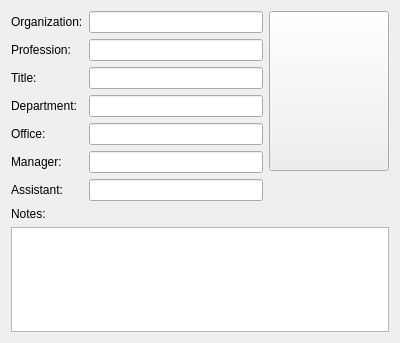
<?xml version="1.0" encoding="UTF-8"?>
<ui version="4.0">
 <class>EditorBusiness</class>
 <widget class="QWidget" name="EditorBusiness">
  <property name="geometry">
   <rect>
    <x>0</x>
    <y>0</y>
    <width>400</width>
    <height>343</height>
   </rect>
  </property>
  <property name="windowTitle">
   <string>Form</string>
  </property>
  <layout class="QVBoxLayout" name="verticalLayout">
   <item>
    <layout class="QGridLayout" name="gridLayout">
     <item row="0" column="0" rowspan="2">
      <layout class="QFormLayout" name="formLayout">
       <property name="labelAlignment">
        <set>Qt::AlignLeading|Qt::AlignLeft|Qt::AlignVCenter</set>
       </property>
       <item row="0" column="0">
        <widget class="QLabel" name="organizationLabel">
         <property name="text">
          <string>Organization:</string>
         </property>
        </widget>
       </item>
       <item row="0" column="1">
        <widget class="QLineEdit" name="organizationLineEdit"/>
       </item>
       <item row="1" column="0">
        <widget class="QLabel" name="professionLabel">
         <property name="text">
          <string>Profession:</string>
         </property>
        </widget>
       </item>
       <item row="1" column="1">
        <widget class="QLineEdit" name="professionLineEdit"/>
       </item>
       <item row="2" column="0">
        <widget class="QLabel" name="titleLabel">
         <property name="text">
          <string>Title:</string>
         </property>
        </widget>
       </item>
       <item row="2" column="1">
        <widget class="QLineEdit" name="titleLineEdit"/>
       </item>
       <item row="3" column="0">
        <widget class="QLabel" name="departmentLabel">
         <property name="text">
          <string>Department:</string>
         </property>
        </widget>
       </item>
       <item row="3" column="1">
        <widget class="QLineEdit" name="departmentLineEdit"/>
       </item>
       <item row="4" column="0">
        <widget class="QLabel" name="officeLabel">
         <property name="text">
          <string>Office:</string>
         </property>
        </widget>
       </item>
       <item row="4" column="1">
        <widget class="QLineEdit" name="officeLineEdit"/>
       </item>
       <item row="5" column="0">
        <widget class="QLabel" name="managerSNameLabel">
         <property name="text">
          <string>Manager:</string>
         </property>
        </widget>
       </item>
       <item row="5" column="1">
        <widget class="QLineEdit" name="managerLineEdit"/>
       </item>
       <item row="6" column="0">
        <widget class="QLabel" name="assistantSNameLabel">
         <property name="text">
          <string>Assistant:</string>
         </property>
        </widget>
       </item>
       <item row="6" column="1">
        <widget class="QLineEdit" name="assistantLineEdit"/>
       </item>
      </layout>
     </item>
     <item row="0" column="1">
      <widget class="ImageWidget" name="logoButton">
       <property name="sizePolicy">
        <sizepolicy hsizetype="Fixed" vsizetype="Fixed">
         <horstretch>120</horstretch>
         <verstretch>160</verstretch>
        </sizepolicy>
       </property>
       <property name="minimumSize">
        <size>
         <width>120</width>
         <height>160</height>
        </size>
       </property>
       <property name="maximumSize">
        <size>
         <width>120</width>
         <height>160</height>
        </size>
       </property>
       <property name="text">
        <string/>
       </property>
       <property name="iconSize">
        <size>
         <width>100</width>
         <height>130</height>
        </size>
       </property>
      </widget>
     </item>
     <item row="1" column="1">
      <spacer name="verticalSpacer">
       <property name="orientation">
        <enum>Qt::Vertical</enum>
       </property>
       <property name="sizeHint" stdset="0">
        <size>
         <width>20</width>
         <height>40</height>
        </size>
       </property>
      </spacer>
     </item>
    </layout>
   </item>
   <item>
    <widget class="QLabel" name="label">
     <property name="text">
      <string>Notes:</string>
     </property>
    </widget>
   </item>
   <item>
    <widget class="QTextEdit" name="noteTextEdit"/>
   </item>
  </layout>
 </widget>
 <customwidgets>
  <customwidget>
   <class>ImageWidget</class>
   <extends>QPushButton</extends>
   <header>imagewidget.h</header>
  </customwidget>
 </customwidgets>
 <resources/>
 <connections/>
</ui>
